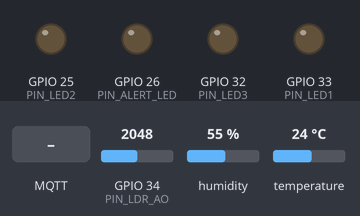
This sketch was run on a simulated ESP32. Parts: output pins drawn as LEDs (lit = HIGH). The test bench sets the inputs (shaded band); at power-on: GPIO 34 (PIN_LDR_AO) = 2048, humidity 55 %, temperature 24 °C (analog values on the 0–4095 scale). WiFi joins after 1.5 s; servers stay silent unless stated; random numbers use the default seed unless the sketch sets one; EEPROM starts erased; no MQTT or app messages arrive unless stated; what the sketch prints to the serial monitor is not drawn.

Above: at 3.3 s.
3.4 s: MQTT message "led1on" arrives on the first subscribed topic
At 3.9 s:
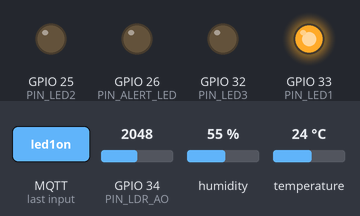
4.9 s: MQTT message "alerton" arrives on the first subscribed topic
At 6.1 s:
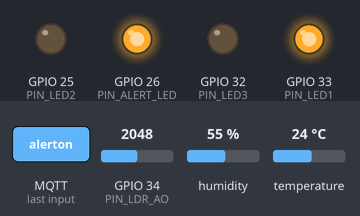
6.4 s: MQTT message "led1off" arrives on the first subscribed topic
At 7.4 s:
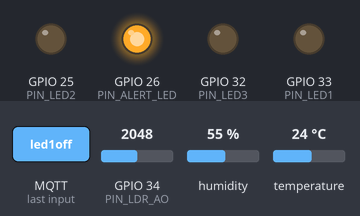
7.9 s: MQTT message "led2on" arrives on the second subscribed topic
At 8.6 s:
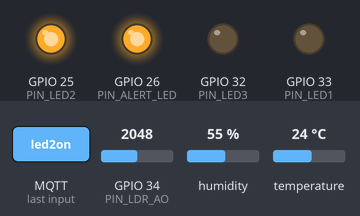
9.4 s: MQTT message "alertoff" arrives on the first subscribed topic
At 9.7 s:
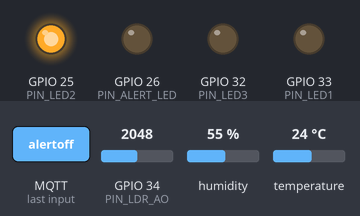
10.9 s: MQTT message "led3on" arrives on the first subscribed topic
At 12.1 s:
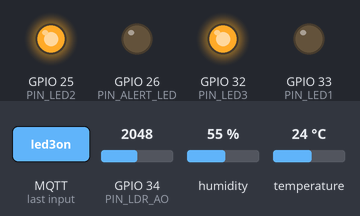
Timing chart, 0 to 13.4 s (numbered marks = the images above; inputs shaded):
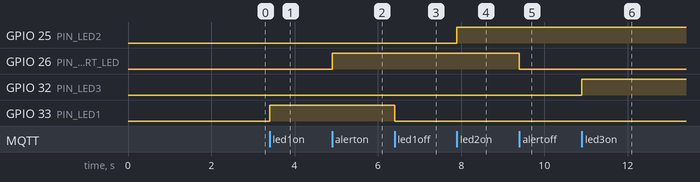

Measured:
- after the input at 3.4 s, GPIO 33 (PIN_LED1): LOW → HIGH at once
- after the input at 4.9 s, GPIO 26 (PIN_ALERT_LED): LOW → HIGH at once
- after the input at 6.4 s, GPIO 33 (PIN_LED1): HIGH → LOW at once
- after the input at 7.9 s, GPIO 25 (PIN_LED2): LOW → HIGH at once
- after the input at 9.4 s, GPIO 26 (PIN_ALERT_LED): HIGH → LOW at once
- after the input at 10.9 s, GPIO 32 (PIN_LED3): LOW → HIGH at once

The sketch:

sketch_cambien_1__20251009162441.ino
```cpp
#include <WiFi.h>
#include <PubSubClient.h>
#include <EEPROM.h>
#include "DHT.h"

// 1) CẤU HÌNH HỆ THỐNG
#define WIFI_SSID      "Justs a phone"
#define WIFI_PASS      "123456789"

#define MQTT_HOST      "172.20.10.14"
#define MQTT_PORT      1883
#define MQTT_USER      "binh"
#define MQTT_PASS      "123456"

#define TOPIC_SUB_CTRL "iot/led/control"
#define TOPIC_SUB_ALERT "iot/alert"
#define TOPIC_PUB_DATA "iot/sensor/data"
#define TOPIC_LED_STATUS "iot/led/status"

#define PIN_DHT        14
#define DHT_TYPE       DHT11
#define PIN_LED1       33
#define PIN_LED2       25
#define PIN_LED3       32
#define PIN_ALERT_LED  26
#define PIN_LDR_AO     34

#define SENSOR_INTERVAL_MS  5000UL

// EEPROM addresses for LED states
#define EEPROM_SIZE 512
#define EEPROM_LED1_ADDR 0
#define EEPROM_LED2_ADDR 1
#define EEPROM_LED3_ADDR 2
#define EEPROM_ALERT_ADDR 3

// 2) KHAI BÁO ĐỐI TƯỢNG & BIẾN TOÀN CỤC
DHT dht(PIN_DHT, DHT_TYPE);
WiFiClient   wifiClient;
PubSubClient mqtt(wifiClient);
unsigned long lastSensorTick = 0;

// 3) TIỆN ÍCH: LED
inline void setLed(uint8_t pin, bool on){ digitalWrite(pin, on ? HIGH : LOW); }
inline void allLeds(bool on){ setLed(PIN_LED1,on); setLed(PIN_LED2,on); setLed(PIN_LED3,on); }
inline void setAlertLed(bool on){ setLed(PIN_ALERT_LED, on); }

// Save LED state to EEPROM
void saveLedState(){
  EEPROM.write(EEPROM_LED1_ADDR, digitalRead(PIN_LED1) == HIGH ? 1 : 0);
  EEPROM.write(EEPROM_LED2_ADDR, digitalRead(PIN_LED2) == HIGH ? 1 : 0);
  EEPROM.write(EEPROM_LED3_ADDR, digitalRead(PIN_LED3) == HIGH ? 1 : 0);
  EEPROM.write(EEPROM_ALERT_ADDR, digitalRead(PIN_ALERT_LED) == HIGH ? 1 : 0);
  EEPROM.commit();
  Serial.println("[EEPROM] LED state saved");
}

// Restore LED state from EEPROM
void restoreLedState(){
  bool led1 = EEPROM.read(EEPROM_LED1_ADDR) == 1;
  bool led2 = EEPROM.read(EEPROM_LED2_ADDR) == 1;
  bool led3 = EEPROM.read(EEPROM_LED3_ADDR) == 1;
  bool alert = EEPROM.read(EEPROM_ALERT_ADDR) == 1;

  setLed(PIN_LED1, led1);
  setLed(PIN_LED2, led2);
  setLed(PIN_LED3, led3);
  setAlertLed(alert);

  Serial.print("[EEPROM] LED state restored: LED1=");
  Serial.print(led1); Serial.print(" LED2="); Serial.print(led2);
  Serial.print(" LED3="); Serial.print(led3); Serial.print(" ALERT=");
  Serial.println(alert);
}

// Publish trạng thái LED
void publishLedStatus(){
  char msg[64];
  snprintf(msg, sizeof(msg),
           "led1:%d,led2:%d,led3:%d,alert:%d",
           digitalRead(PIN_LED1) == HIGH ? 1 : 0,
           digitalRead(PIN_LED2) == HIGH ? 1 : 0,
           digitalRead(PIN_LED3) == HIGH ? 1 : 0,
           digitalRead(PIN_ALERT_LED) == HIGH ? 1 : 0);
  mqtt.publish(TOPIC_LED_STATUS, msg, true);
  Serial.print("[PUB STATUS] "); Serial.println(msg);
}

// 4) XỬ LÝ LỆNH ĐIỀU KHIỂN
void handleCommand(const String& cmd){
  if      (cmd=="led1on")   setLed(PIN_LED1,true);
  else if (cmd=="led1off")  setLed(PIN_LED1,false);
  else if (cmd=="led2on")   setLed(PIN_LED2,true);
  else if (cmd=="led2off")  setLed(PIN_LED2,false);
  else if (cmd=="led3on")   setLed(PIN_LED3,true);
  else if (cmd=="led3off")  setLed(PIN_LED3,false);
  else if (cmd=="alerton")  setAlertLed(true);
  else if (cmd=="alertoff") setAlertLed(false);
  else if (cmd=="allon")    allLeds(true);
  else if (cmd=="alloff")   allLeds(false);
  else return;

  saveLedState();        // Save LED state to EEPROM
  publishLedStatus();    // publish trang thai sau khi co lenh
}

// 5) Nhận lệnh điều khiển & KẾT NỐI
void mqttCallback(char* topic, byte* payload, unsigned int length){
  String msg; msg.reserve(length);
  for (unsigned i=0;i<length;i++) msg += (char)payload[i];
  msg.trim();
  Serial.print("[SUB] "); Serial.print(topic); Serial.print(" -> "); Serial.println(msg);
  handleCommand(msg);
}

void ensureMqttConnected(){
  while(!mqtt.connected()){
    Serial.print("Dang ket noi MQTT...");
    String cid = "ESP32-"; cid += WiFi.macAddress();
    if (mqtt.connect(cid.c_str(), MQTT_USER, MQTT_PASS)){
      Serial.println("OK");
      mqtt.subscribe(TOPIC_SUB_CTRL);
      mqtt.subscribe(TOPIC_SUB_ALERT);
    } else {
      Serial.print("FAIL rc="); Serial.print(mqtt.state());
      Serial.println(" -> thu lai sau 2s");
      delay(2000);
    }
  }
}

// 6) KẾT NỐI Wi-Fi
void ensureWifiConnected(){
  if (WiFi.status()==WL_CONNECTED) return;
  Serial.print("Dang ket noi WiFi: "); Serial.println(WIFI_SSID);
  WiFi.mode(WIFI_STA);
  WiFi.begin(WIFI_SSID, WIFI_PASS);
  while (WiFi.status()!=WL_CONNECTED){ delay(400); Serial.print("."); }
  Serial.println(); Serial.print("WiFi OK, IP="); Serial.println(WiFi.localIP());
}

// 7) ĐỌC & PUBLISH DỮ LIỆU CẢM BIẾN
void readAndPublishSensors(){
  float h = dht.readHumidity();
  float t = dht.readTemperature();
  int   l = analogRead(PIN_LDR_AO);
  if (isnan(h) || isnan(t)){ Serial.println("WARN: Loi doc DHT11!"); return; }

  char json[256];
  // Generate random dust (0-1000) and co2 (0-100) for testing
  int dust = random(0, 1001);   // Random 0-1000
  int co2 = random(0, 101);     // Random 0-100
  snprintf(json,sizeof(json), "{\"temperature\":%.2f,\"humidity\":%.2f,\"light\":%d,\"dust\":%d,\"co2\":%d}", t,h,l,dust,co2);
  mqtt.publish(TOPIC_PUB_DATA, json);
  Serial.print("[PUB] "); Serial.println(json);
}

// 8) SETUP & LOOP
void setup(){
  Serial.begin(115200);
  analogReadResolution(10);

  // Initialize EEPROM
  EEPROM.begin(EEPROM_SIZE);

  pinMode(PIN_LED1,OUTPUT); pinMode(PIN_LED2,OUTPUT); pinMode(PIN_LED3,OUTPUT); pinMode(PIN_ALERT_LED,OUTPUT);
  pinMode(PIN_LDR_AO,INPUT); allLeds(false); setAlertLed(false);
  dht.begin();

  // Restore LED state from EEPROM
  delay(500); // Small delay for initialization
  restoreLedState();

  ensureWifiConnected();
  mqtt.setServer(MQTT_HOST, MQTT_PORT);
  mqtt.setCallback(mqttCallback);
}

void loop(){
  ensureWifiConnected();
  if (!mqtt.connected()) ensureMqttConnected();
  mqtt.loop();

  unsigned long now = millis();
  if (now - lastSensorTick >= SENSOR_INTERVAL_MS){
    lastSensorTick = now;
    readAndPublishSensors();
  }
}
```
